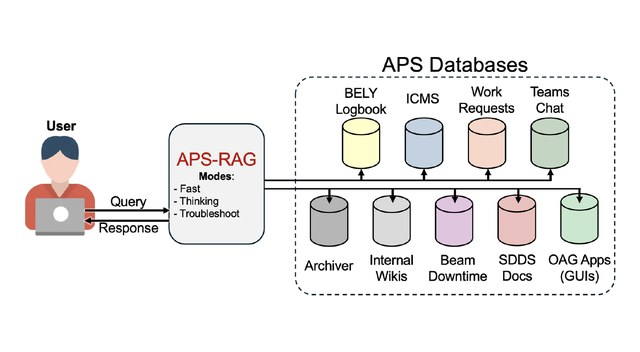
#> input picture assets/img/apsrag.jpg, 640 x 352 px
$ python watercolor.py ../assets/img/apsrag.jpg out.png
#> lines starting #> are read from the running program, lines starting #| are printed output that depends on the picture; after the words box and inside, x2 and y2 are one past the last pixel; in counts of white or black regions, pixels touching at a corner belong together
#> in main, img is the input picture: shape (352, 640, 3); mean B, G, R 237.9, 238.4, 239.5
"""Turn any image into a watercolor painting with OpenCV.

    python tools/watercolor.py in.jpg out.jpg [--seed 3] [--colors 14] [--no-border]

The filter imitates what pigment does on wet paper:

1. Simplify      edge-preserving smoothing and colour quantization give flat washes.
2. Wobble        a smooth noise field displaces shapes, so edges are hand-drawn.
3. Wet edges     pigment pools at the rim of each wash, so edges darken.
4. Density       low-frequency noise makes washes uneven; high-frequency noise
                 adds granulation, mostly in dark passages.
5. Glaze         colour is applied subtractively (Beer-Lambert) on warm paper,
                 so overlapping washes darken the way real glazes do.
6. Pencil        faint graphite under-drawing from the source edges.
7. Paper         fibre grain and a deckled, unpainted border.
"""
import argparse

import cv2
import numpy as np

PAPER = np.array([0.965, 0.948, 0.915], np.float32)  # warm cold-press paper, RGB


def fbm(h, w, scale, octaves, rng):
    """Fractal value noise in [0, 1]."""
    out = np.zeros((h, w), np.float32)
    amp, total = 1.0, 0.0
    for o in range(octaves):
        s = max(2, int(scale / 2 ** o))
        gh, gw = h // s + 2, w // s + 2
        grid = rng.random((gh, gw)).astype(np.float32)
        up = cv2.resize(grid, (gw * s, gh * s), interpolation=cv2.INTER_CUBIC)[:h, :w]
        out += amp * up
        total += amp
        amp *= 0.5
    out /= total
    return (out - out.min()) / (np.ptp(out) + 1e-6)


def quantize(img, k, rng):
    """k-means in Lab; returns the label map and the quantized RGB image."""
    lab = cv2.cvtColor(img, cv2.COLOR_RGB2LAB).reshape(-1, 3).astype(np.float32)
    crit = (cv2.TERM_CRITERIA_EPS + cv2.TERM_CRITERIA_MAX_ITER, 20, 0.5)
    cv2.setRNGSeed(int(rng.integers(1 << 30)))
    _, labels, centers = cv2.kmeans(lab, k, None, crit, 3, cv2.KMEANS_PP_CENTERS)
    q = centers[labels.ravel()].reshape(img.shape).astype(np.uint8)
    return labels.reshape(img.shape[:2]).astype(np.int32), cv2.cvtColor(q, cv2.COLOR_LAB2RGB)


def deckle_mask(h, w, rng, margin):
    """1 inside the painted area, 0 on the bare border, with a ragged edge."""
    m = np.zeros((h, w), np.float32)
    cv2.rectangle(m, (margin, margin), (w - margin, h - margin), 1, -1)
    m = cv2.GaussianBlur(m, (0, 0), margin * 0.45)
    n = fbm(h, w, margin * 1.6, 4, rng)
    m = np.clip((m + (n - 0.5) * 0.55 - 0.5) * 9 + 0.5, 0, 1)
    return cv2.GaussianBlur(m, (0, 0), 1.2)


def watercolor(bgr, seed=0, colors=14, border=True, pencil=0.22, wobble=7.0):
#> called with seed = 0, colors = 14, border = True, pencil = 0.22, wobble = 7
    rng = np.random.default_rng(seed)
    h, w = bgr.shape[:2]
#> h = 352; w = 640
    rgb = cv2.cvtColor(bgr, cv2.COLOR_BGR2RGB)

    # 1. Simplify into washes.
    smooth = rgb
    for _ in range(3):
        smooth = cv2.bilateralFilter(smooth, 9, 40, 7)
    smooth = cv2.pyrMeanShiftFiltering(smooth, 9, 22)
    labels, q = quantize(smooth, colors, rng)
#> in quantize, `_, labels, centers = cv2.kmeans(lab, k, None, crit, 3, cv2.KMEANS_PP_C..`: centers = 14 rows, first 8: [220.1, 117.4, 135.3], [255, 128, 128], [11.21, 128.2, 128.3], [145.1, 128.2, 127.7], [80.2, 130.6, 125.7], [184.4, 128.7, 128.5], [138.8, 165.6, 154.1], [206.7, 140.9, 134.8]
#> labels: shape (352, 640) int32; 14 distinct labels, from 0 to 13
    # Keep some of the smooth gradients so skies don't band too hard.
    base = cv2.addWeighted(q, 0.5, cv2.GaussianBlur(smooth, (0, 0), 3), 0.5, 0)

    # 2. Wobble: displace everything by a smooth noise field.
    sc = max(h, w) / 14
#> sc = 45.71
    dx = (fbm(h, w, sc, 3, rng) - 0.5) * 2 * wobble
    dy = (fbm(h, w, sc, 3, rng) - 0.5) * 2 * wobble
    gx, gy = np.meshgrid(np.arange(w, dtype=np.float32), np.arange(h, dtype=np.float32))
    mx, my = gx + dx, gy + dy
    base = cv2.remap(base, mx, my, cv2.INTER_LINEAR, borderMode=cv2.BORDER_REFLECT)
    labels = cv2.remap(labels.astype(np.float32), mx, my, cv2.INTER_NEAREST,
                       borderMode=cv2.BORDER_REFLECT).astype(np.int32)
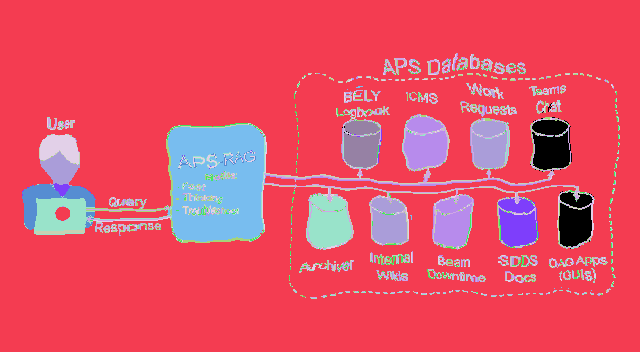
#> labels: shape (352, 640) int32; 14 distinct labels, from 0 to 13; one colour per label, 0 black

    # 3. Wet edges: distance to the nearest wash boundary.
    edge = np.zeros((h, w), np.uint8)
    edge[:, 1:] |= (labels[:, 1:] != labels[:, :-1]).astype(np.uint8)
#> edge: shape (352, 640); values 0 (black) and 1 (white), 6.1% white in thin lines or dots, all inside (x1, y1, x2, y2) = (22, 53, 621, 299)
    edge[1:, :] |= (labels[1:, :] != labels[:-1, :]).astype(np.uint8)
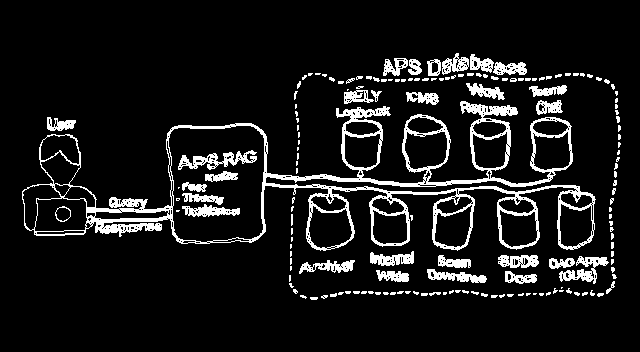
#> edge: shape (352, 640); values 0 (black) and 1 (white), 9.6% white; 165 white regions (118 under 20 px), largest, box (x1, y1, x2, y2) and area: (22, 101, 596, 251) 11780, (178, 150, 257, 170) 634, (559, 256, 609, 284) 548
    dist = cv2.distanceTransform(1 - edge, cv2.DIST_L2, 3)
    rim = np.exp(-dist / 2.2)

    # 4. Uneven density, colour drift, granulation and blooms.
    big = max(h, w)
#> big = 640
    blotch = fbm(h, w, big / 5, 4, rng)
    flow = fbm(h, w, big / 18, 3, rng)
    grain = fbm(h, w, 2.5, 2, rng) * 0.6 + fbm(h, w, 7, 2, rng) * 0.4
#> after the loop in fbm (call 6), `for o in range(octaves):`:
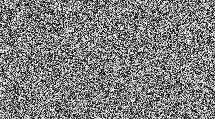
#> grid: shape (119, 215) float32; min 6.87e-07, max 1, mean 0.499
    c = base.astype(np.float32) / 255.0
    lum = c.mean(axis=2)
    density = (0.62 + 0.55 * blotch * 0.6 + 0.4 * flow * 0.4) * (1 + 0.55 * rim)
    density *= 1 + (grain - 0.5) * (0.25 + 0.6 * (1 - lum))
    for _ in range(int(rng.integers(3, 7))):  # blooms: pale patches with a dark tide line
        bx, by = rng.uniform(0, w), rng.uniform(0, h)
        br = rng.uniform(0.04, 0.10) * big
        r = np.hypot(gx - bx, gy - by) / br + (fbm(h, w, big / 30, 2, rng) - 0.5) * 0.6
        inside = np.clip(1 - r, 0, 1) ** 0.5
        tide = np.exp(-((r - 1) / 0.06) ** 2)
        density *= 1 - 0.35 * inside + 0.35 * tide
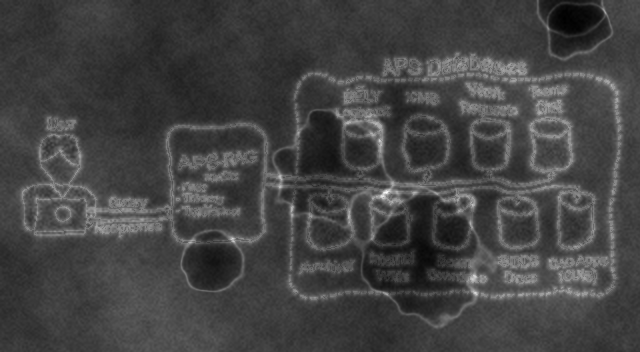
#> density: shape (352, 640) float32; min 0.412, max 2.35, mean 0.928; drawn with min black and max white
    drift = np.stack([fbm(h, w, big / 7, 2, rng) for _ in range(3)], axis=2) - 0.5
#> in fbm (call 13), `out = np.zeros((h, w), np.float32)`: out: shape (352, 640) float32; every value is 0
#> the loop in fbm (call 13), `for o in range(octaves):` made 2 passes
#> (gh, gw) on passes 1 to 2: (5, 9), (9, 16)
#> pass 1, in fbm (call 13), `up = cv2.resize(grid, (gw * s, gh * s), interpolation=cv2.INTER_CUBIC)..`:
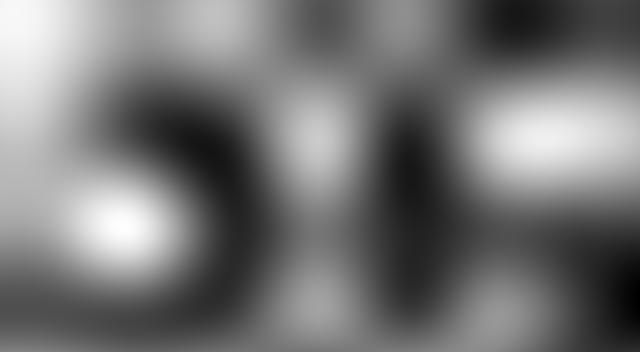
#> up: shape (352, 640) float32; min -0.0587, max 0.986, mean 0.423; drawn with min black and max white
#> after the loop in fbm (call 13), `for o in range(octaves):`: amp = 0.25; total = 1.5
#> in fbm (call 13), `out /= total`:
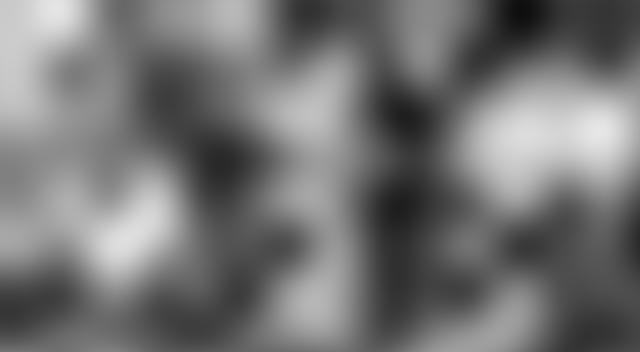
#> out: shape (352, 640) float32; min 0.057, max 0.905, mean 0.458
#> the loop in fbm (call 14), `for o in range(octaves):` made 2 passes
#> pass 1, in fbm (call 14), `up = cv2.resize(grid, (gw * s, gh * s), interpolation=cv2.INTER_CUBIC)..`:
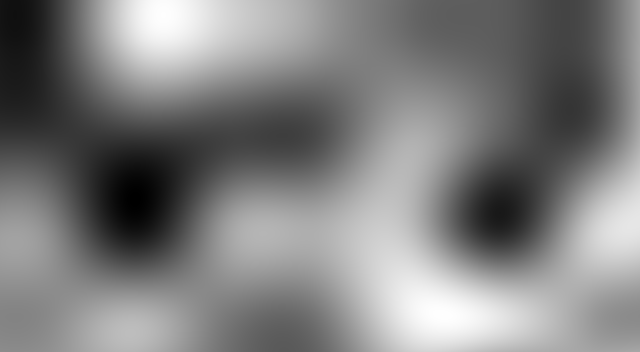
#> up: shape (352, 640) float32; min -0.0367, max 1.02, mean 0.492; drawn with min black and max white
#> after the loop in fbm (call 14), `for o in range(octaves):`: amp = 0.25; total = 1.5
    c = np.clip(c * (1 + 0.11 * drift), 0, 1)

    # 5. Glaze subtractively onto paper; leave hairlines of bare paper between some washes.
    absorb = -np.log(np.clip(c, 0.02, 1.0)) * density[..., None] * 0.95
    contrast = cv2.morphologyEx(cv2.cvtColor(base, cv2.COLOR_RGB2GRAY), cv2.MORPH_GRADIENT,
                                np.ones((3, 3), np.uint8)).astype(np.float32) / 255
    gap = ((dist < 1.0) & (contrast > 0.18) & (fbm(h, w, 90, 2, rng) > 0.68)).astype(np.float32)
    gap = cv2.GaussianBlur(gap, (0, 0), 0.9)
    absorb *= (1 - 0.6 * np.clip(gap * 1.5, 0, 1))[..., None]
    out = PAPER * np.exp(-absorb)

    # 6. Pencil under-drawing.
    if pencil > 0:
        g = cv2.GaussianBlur(cv2.cvtColor(rgb, cv2.COLOR_RGB2GRAY), (0, 0), 1.4)
        lines = cv2.Canny(g, 40, 110)
        lines = cv2.remap(lines, mx + dx * 0.6, my + dy * 0.6, cv2.INTER_LINEAR)
        lines = cv2.GaussianBlur(lines.astype(np.float32) / 255, (0, 0), 0.7)
        broken = fbm(h, w, 18, 2, rng) > 0.35
        out *= 1 - (pencil * lines * broken)[..., None] * np.array([0.75, 0.78, 0.85], np.float32)

    # 7. Paper grain and deckled border.
    fibre = fbm(h, w, 2, 2, rng) * 0.6 + fbm(h, w, 24, 3, rng) * 0.4
    paper = PAPER * (0.975 + 0.05 * fibre[..., None])
    out *= 0.975 + 0.05 * fibre[..., None]
    if border:
        mask = deckle_mask(h, w, rng, int(min(h, w) * 0.045))
        # Pigment pools where the wash stops at the border.
        pool = np.exp(-np.abs(mask - 0.5) * 9) * 0.10
        out *= 1 - pool[..., None]
        out = out * mask[..., None] + paper * (1 - mask[..., None])

    out = np.clip(out * 255, 0, 255).astype(np.uint8)
    return cv2.cvtColor(out, cv2.COLOR_RGB2BGR)


def main():
    ap = argparse.ArgumentParser(description=__doc__.splitlines()[0])
    ap.add_argument("src")
    ap.add_argument("dst")
    ap.add_argument("--seed", type=int, default=0)
    ap.add_argument("--colors", type=int, default=14)
    ap.add_argument("--width", type=int, default=0, help="resize to this width first")
    ap.add_argument("--no-border", action="store_true")
    a = ap.parse_args()
    img = cv2.imread(a.src)
    if a.width:
        img = cv2.resize(img, (a.width, round(img.shape[0] * a.width / img.shape[1])),
                         interpolation=cv2.INTER_AREA)
    cv2.imwrite(a.dst, watercolor(img, a.seed, a.colors, not a.no_border),
                [cv2.IMWRITE_JPEG_QUALITY, 86])


if __name__ == "__main__":
    main()
